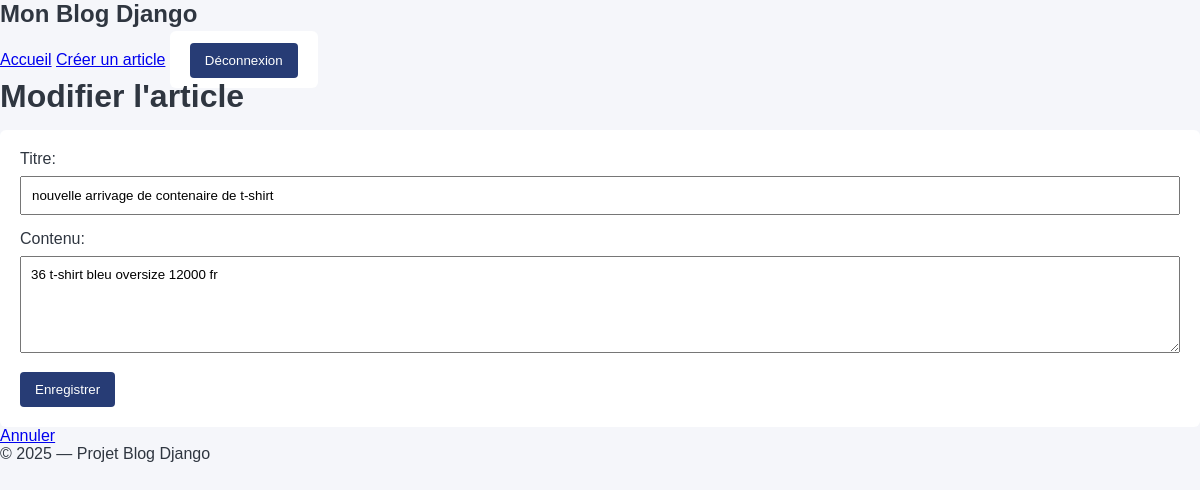
/1/modifier/ (signed in), run on the app's committed database.
### articles/models.py (models this page shows, shortened)
class Article(models.Model):
    auteur = models.ForeignKey(User, on_delete=models.CASCADE,
                               related_name='articles')
    titre = models.CharField(max_length=200)
    contenu = models.TextField()
    date_creation = models.DateTimeField(auto_now_add=True)

### articles/views.py (the view)
# urls.py: path('<int:id>/modifier/', views.modifier_article, name='modifier'),
@login_required
def modifier_article(request, id):
    article = get_object_or_404(Article, id=id)
    if request.user != article.auteur:
        return HttpResponseForbidden("Vous n'êtes pas autorisé à modifier cet article.")
    if request.method == 'POST':
        form = ArticleForm(request.POST, instance=article)
        if form.is_valid():
            form.save()
            return redirect('articles:detail', id=article.id)
    else:
        form = ArticleForm(instance=article)
    return render(request, 'articles/modifier.html', {'form': form,
                                                      'article': article})

### articles/forms.py
class ArticleForm(forms.ModelForm):
    class Meta:
        model = Article
        fields = ['titre', 'contenu']
        widgets = {
            'titre': forms.TextInput(attrs={'class': 'form-control'}),
            'contenu': forms.Textarea(attrs={'class': 'form-control',
                                             'rows': 5}),
        }

### articles/templates/articles/modifier.html (shortened to what this page needs)
{% extends 'base.html' %}
{% block content %}
<h1>Modifier l'article</h1>
<form method="post">
    {{ form.as_p }}
    <button type="submit">Enregistrer</button>
</form>
<a href="{% url 'articles:detail' article.id %}">Annuler</a>
{% endblock %}

### static/css/style.css (style rules this page uses)
* { margin: 0; padding: 0; box-sizing: border-box; font-family: Arial, sans-serif; }
body { background-color: #f5f6fa; color: #2f3640; }
h1, h2 { margin-bottom: 15px; }
form { background: white; padding: 20px; border-radius: 6px; }
input, textarea { width: 100%; padding: 10px; margin-top: 8px; margin-bottom: 15px; }
button { background-color: #273c75; color: white; border: none; padding: 10px 15px; cursor: pointer; border-radius: 4px; }

### data on the page
Article: titre "nouvelle arrivage de contenaire de t-shirt", contenu "36 t-shirt bleu oversize 12000 fr"
